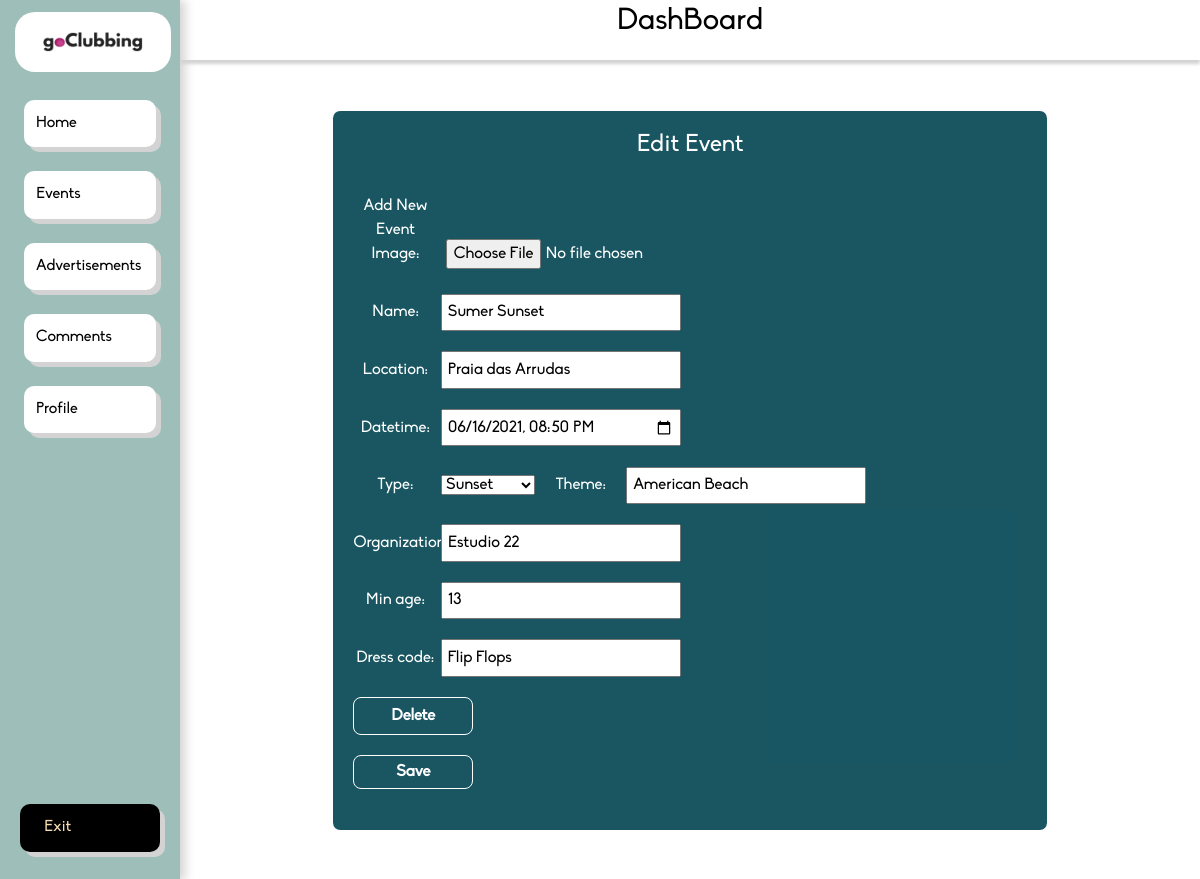
The app's page /dashboard/event/1/ (signed in), older data.
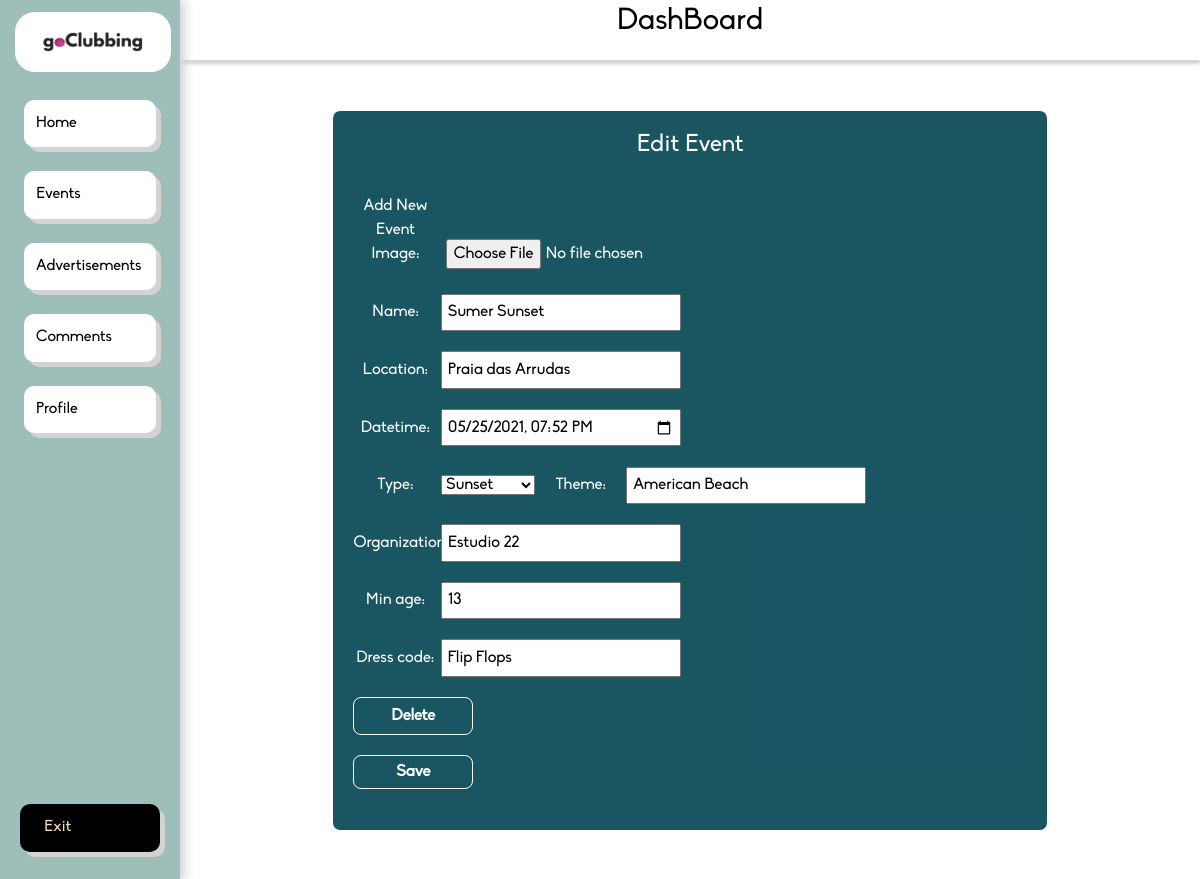
The same page, newer data.
### app/models.py (models this page shows, shortened)
class Event(models.Model):
    name = models.CharField(max_length=100)
    location = models.CharField(max_length=100)
    datetime = models.DateTimeField(auto_now=False, auto_now_add=False)
    type = models.ForeignKey(Event_Type, on_delete=models.CASCADE)
    theme = models.CharField(max_length=100)
    min_age = models.IntegerField()
    organization = models.CharField(max_length=100)
    dress_code = models.CharField(max_length=100)
    business = models.ForeignKey(Business, on_delete=models.CASCADE)

### app/views.py (the view)
# urls.py: path('dashboard/event/<int:num>/', dashboard_event, name='dashboard_event'),
def dashboard_event(request, num):
    if not request.user.is_authenticated or request.user.is_superuser:
        return redirect('/login/')
    current_event = Event.objects.get(id=num)
    if request.method == 'POST':
        form = EventForm(request.POST)
        if form.is_valid():
            current_event.name = form.cleaned_data["name"]
            current_event.location = form.cleaned_data["location"]
            current_event.type = form.cleaned_data["type"]
            current_event.theme = form.cleaned_data["theme"]
            current_event.datetime = form.cleaned_data["datetime"]
            current_event.organization = form.cleaned_data["organization"]
            current_event.dress_code = form.cleaned_data["dress_code"]
            current_event.min_age = form.cleaned_data["min_age"]
            if not form.cleaned_data["image"] is None:
                event_photo = EventPhoto(path=form.cleaned_data["image"], event=current_event)
                event_photo.save()
            current_event.save()
            events = Event.objects.all()
            ads = Advertisement.objects.all()
            comments = Comment.objects.all()
            tparams = {'events': events, 'ads': ads, 'comments': comments, 'self': Business.objects.get(user_id=request.user.id)}
            return render(request, "dash_home.html", tparams)
        else:
            form = EventForm(initial={'name': current_event.name, 'location': current_event.location, 'datetime': current_event.datetime, 'type': current_event.type, 'theme': current_event.theme, 'datetime': current_event.datetime, 'organization': current_event.organization, 'min_age': current_event.min_age, 'dress_code': current_event.dress_code})
            return render(request, "dash_event.html", {'num': num, 'eventid':num, 'form': form, 'error': True, 'message': bool(form.errors)})
    else:
        form = EventForm(initial={'name': current_event.name, 'location': current_event.location, 'datetime': current_event.datetime, 'type': current_event.type, 'theme': current_event.theme, 'datetime': current_event.datetime, 'organization': current_event.organization, 'min_age': current_event.min_age, 'dress_code': current_event.dress_code})
        return render(request, "dash_event.html", {'num': num, 'eventid': num,'form': form, 'error': False})

### app/forms.py
class EventForm(forms.Form):
    name = forms.CharField(max_length=100)
    location = forms.CharField(max_length=100)
    datetime = forms.DateTimeField(widget=forms.DateTimeInput(attrs={'type': 'datetime-local'}))
    type = forms.ModelChoiceField(queryset=Event_Type.objects.all())
    theme = forms.CharField(max_length=100)
    min_age = forms.IntegerField()
    organization = forms.CharField(max_length=100)
    dress_code = forms.CharField(max_length=100)
    image = forms.ImageField(label="Add New Event Image:", required=False, widget=forms.FileInput)

### app/models.py (called while the page is built)
    def __str__(self):
        return self.name

### app/templates/dash_event.html (shortened to what this page needs)
{% extends "dashboard.html" %}
{% load static %}
{% block content %}
    <div id="formus">
        <form action="." method="post">
            <h4 class="form-title">Edit Event</h4>
            <div class="form-group">
                {{ form.image.label_tag }}
                {{ form.image }}
            </div>
            <div class="form-group">
                {{ form.name.label_tag }}
                {{ form.name }}
            </div>
            <div class="form-group">
                {{ form.location.label_tag }}
                {{ form.location }}
            </div>
            <div class="form-group">
                {{ form.datetime.label_tag }}
                {{ form.datetime }}
            </div>
            <div class="form-group">
                {{ form.type.label_tag }}
                {{ form.type }}
                {{ form.theme.label_tag }}
                {{ form.theme }}
            </div>
            <div class="form-group">
                {{ form.organization.label_tag }}
                {{ form.organization }}
            </div>
            <div class="form-group">
                {{ form.min_age.label_tag }}
                {{ form.min_age }}
            </div>
            <div class="form-group">
                {{ form.dress_code.label_tag }}
                {{ form.dress_code }}
            </div>
            <div class="form-group col-md-offset-2 col-md-10">
                <a type="delete" value="Delete" class="btn btn-default" href="{% url 'dashboard_delete' num=eventid %}">Delete</a>
            </div>
            <div class="form-group col-md-offset-2 col-md-10">
                <input type="submit" value="Save" class="btn btn-default">
            </div>
        </form>
    </div>
{% endblock %}

Row changes from the older to the newer data that the page shows:
changed Event "Sumer Sunset": datetime "06/16/2021 20:50" → "05/25/2021 19:52"
